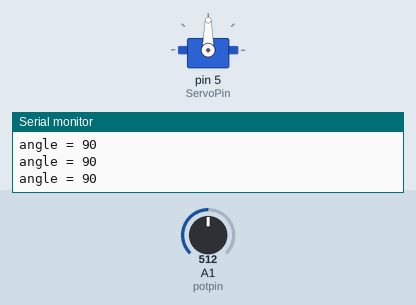
This sketch was run on a simulated Arduino Uno, built with avr-gcc and run on an emulated ATmega328P. Parts: servo, the last lines printed to the serial monitor. Inputs (shaded band) come from the test bench; at power-on: A1 (potpin) = 512.

Above: at 1.2 s.
1.3 s: A1 (potpin) set to 560
At 2.5 s:
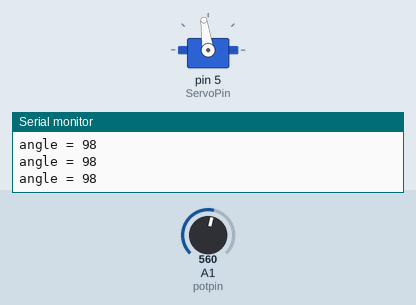
4.3 s: A1 (potpin) set to 580
At 5.1 s:
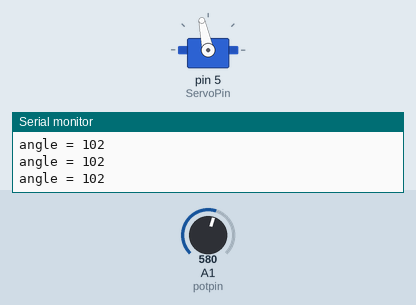
5.8 s: A1 (potpin) set to 63
At 6.3 s:
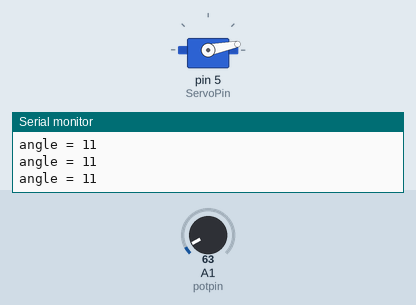
7.3 s: A1 (potpin) set to 52
At 8.5 s:
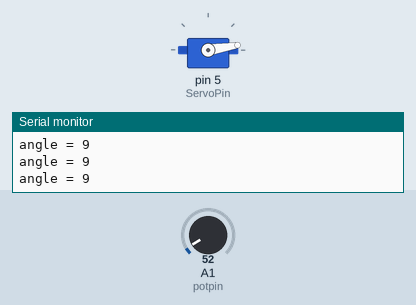
10.3 s: A1 (potpin) set to 122
At 10.7 s:
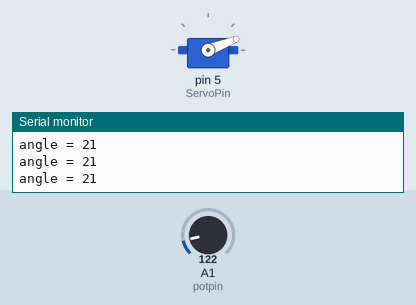
11.8 s: A1 (potpin) set to 306
At 13.0 s:
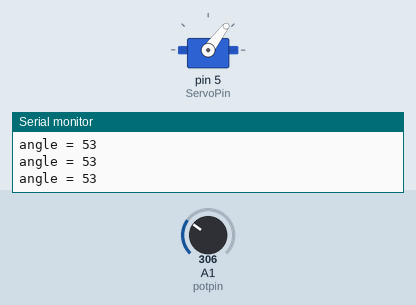
Timing chart, 0 to 14.3 s (numbered marks = the images above; inputs shaded):
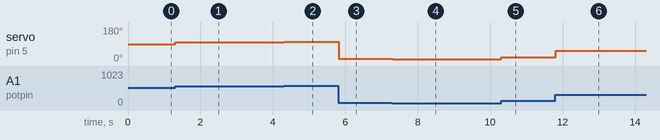

Measured:
- after the input at 1.3 s, servo on pin 5 (ServoPin): 90° → 98° at once
- after the input at 4.3 s, servo on pin 5 (ServoPin): 98° → 102° at once
- after the input at 5.8 s, servo on pin 5 (ServoPin): 102° → 11° at once
- after the input at 7.3 s, servo on pin 5 (ServoPin): 11° → 9° at once
- after the input at 10.3 s, servo on pin 5 (ServoPin): 9° → 21° at once
- after the input at 11.8 s, servo on pin 5 (ServoPin): 21° → 53° at once

The sketch:

Potentiometer_Controls_Angle.ino
```cpp
// (licence header left out)
#include <Servo.h>

Servo myservo;      //Define servo object myservo

int ServoPin = 5;//Define servo pin
int potpin = A1;
int angle = 0;

/*
* Function       setup
* @author        Jessica
* @date          2019.8.21
* @brief         Initial configuration
* @param[in]     void
* @retval        void
* @par History   no
*/
void setup()
{
  myservo.attach(ServoPin);
//  int ServoPos = 0;
//  myservo.write(ServoPos);
  Serial.begin(9600);
}

/*
* Function       loop
* @author        Jessica
* @date          2019.8.21
* @brief         main function
* @param[in]     void
* @param[out]    void
* @retval        void
* @par History   no
*/
void loop()
{
  angle = analogRead(potpin);//Read the analog voltage value of Potentiometer and assign it to angle
  angle = map(angle, 0, 1023, 0, 180);//Map read analog values to 0-180
  Serial.print("angle = ");
  Serial.println(angle);//Serial port print angle variable
  myservo.write(angle);//Write rotation angle
  delay(10);
}
```
